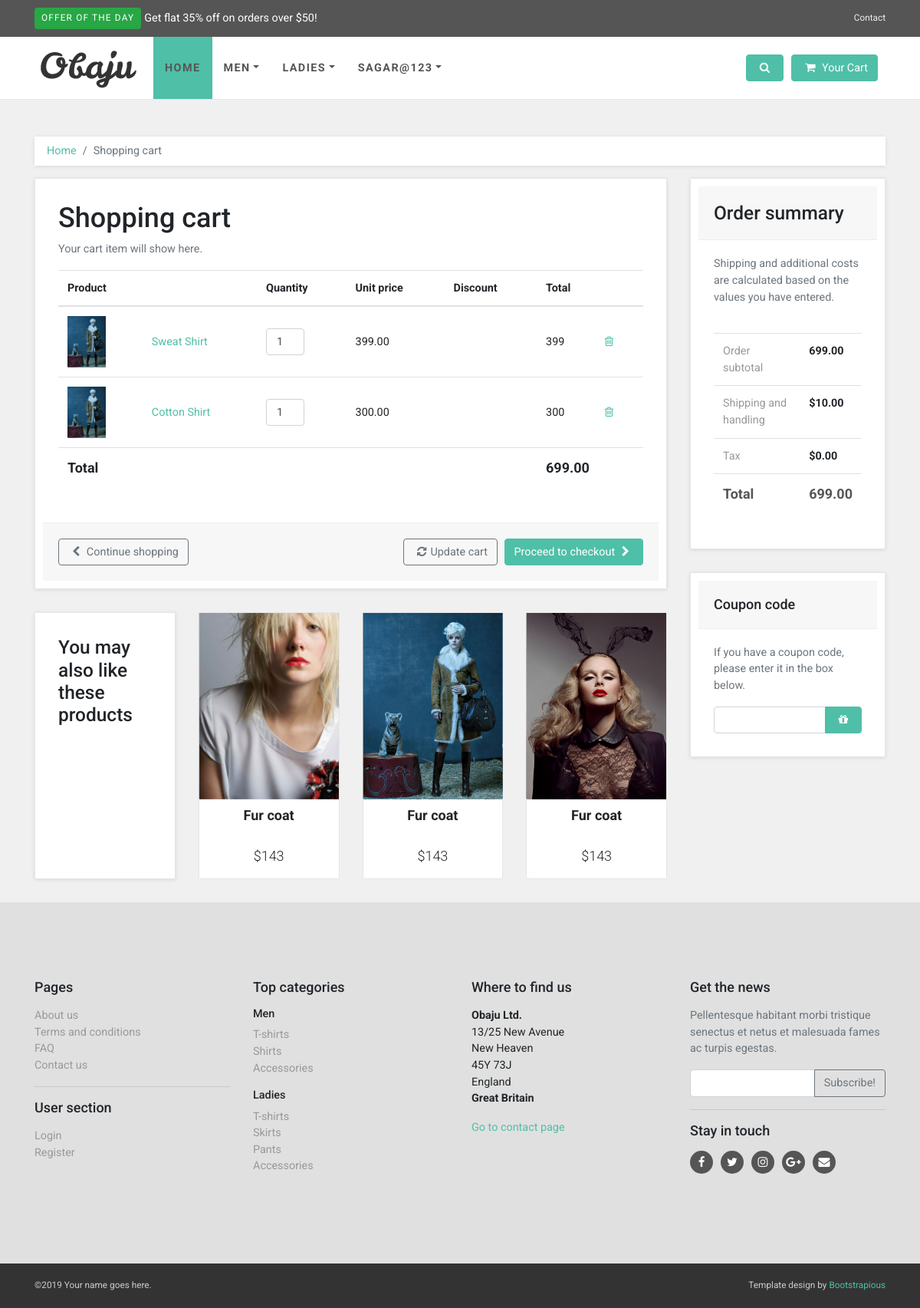
Page /cart/akash122 (signed in) on the committed database.
### account/models.py (models this page shows)
class User(AbstractUser):
    mobile = models.CharField(max_length=20, blank=True)
    user_type = models.CharField(max_length=10, choices=user_choices, blank=True)
    objects = UserManager()
    USERNAME_FIELD = 'username'
    def __str__(self) -> str:
        return self.username

### cart/models.py (models this page shows, shortened)
class CartItems(models.Model):
    user = models.ForeignKey(User, on_delete= models.CASCADE)
    product = models.ForeignKey(Product, on_delete= models.CASCADE)
    quantity = models.PositiveIntegerField()

### product/models.py (models this page shows, shortened)
class Product(models.Model):
    product_name = models.CharField(max_length=100)
    product_desc = models.TextField()
    category = models.ForeignKey(product_category, on_delete=models.SET_NULL, null=True)
    price = models.DecimalField(max_digits=10, decimal_places=2)
    user = models.ForeignKey(User, on_delete=models.CASCADE)
    stock_quantity = models.PositiveIntegerField()
    image1 = models.ImageField(upload_to = 'static/')
    image2 = models.ImageField(upload_to = 'static/')
    image3 = models.ImageField(upload_to = 'static/')
    image4 = models.ImageField(upload_to = 'static/', blank=True)
    image5 = models.ImageField(upload_to = 'static/', blank=True)

### cart/views.py (the view, shortened to what this page needs)
# urls.py: path('cart/<str:id>', views.cartlist),
@login_required
def cartlist(request,id):
    if request.method == 'GET':
        total = 0
        data = CartItems.objects.filter(user=User.objects.get(username=id))
        for x in data:
            total += x.product.price * x.quantity
        context = {
            'data' : data,
            'total' : total
        }
        return render(request, 'cart_template/basket.html', context)

### templates/cart_template/basket.html (shortened to what this page needs)
{% extends '../base.html' %}
{% load static %}
{% block content %}
    <div id="all">
      <div id="content">
        <div class="container">
          <div class="row">
            <div class="col-lg-12">
              <nav aria-label="breadcrumb">
                <ol class="breadcrumb">
                  <li class="breadcrumb-item"><a href="#">Home</a></li>
                  <li aria-current="page" class="breadcrumb-item active">Shopping cart</li>
                </ol>
              </nav>
            </div>
            <div id="basket" class="col-lg-9">
              <div class="box">
                <form method="post" action="">
                  <h1>Shopping cart</h1>
                  <p class="text-muted"> Your cart item will show here. </p>
                  <div class="table-responsive">
                    <table class="table">
                      <thead>
                        <tr>
                          <th colspan="2">Product</th>
                          <th>Quantity</th>
                          <th>Unit price</th>
                          <th>Discount</th>
                          <th colspan="2">Total</th>
                        </tr>
                      </thead>
                      <tbody>
                        {% for data in data %}
                        <tr>
                          <td><a href="#"><img src="../{{data.product.image1}}" alt=""></a></td>
                          <td><a href="#">{{data.product.product_name}}</a></td>
                          <td>
                            <input type="number" name="{{data.id}}" value="{{data.quantity}}" class="form-control">
                          </td>
                          <td>{{data.product.price}}</td>
                          <td>{{data.product.Discount}}</td>
                          <td>{% widthratio data.product.price 1 data.quantity %}</td>
                          <td><a href="/remove-cart/{{user}}/{{data.id}}"><i class="fa fa-trash-o"></i></a></td>
                        </tr>
                        {% endfor %}
                      </tbody>
                      <tfoot>
                        <tr>
                          <th colspan="5">Total</th>
                          <th colspan="2">{{total}}</th>
                        </tr>
                      </tfoot>
                    </table>
                  </div>
                  <div class="box-footer d-flex justify-content-between flex-column flex-lg-row">
                    <div class="left"><a href="category.html" class="btn btn-outline-secondary"><i class="fa fa-chevron-left"></i> Continue shopping</a></div>
                    <div class="right">
                      <button type="submit" class="btn btn-outline-secondary"><i class="fa fa-refresh"></i>Update cart</button>
                      <button class="btn btn-primary">Proceed to checkout <i class="fa fa-chevron-right"></i></button>
                    </div>
                  </div>
                </form>
              </div>
              <div class="row same-height-row">
                <div class="col-lg-3 col-md-6">
                  <div class="box same-height">
                    <h3>You may also like these products</h3>
                  </div>
                </div>
                <div class="col-md-3 col-sm-6">
                  <div class="product same-height">
                    <div class="flip-container">
                      <div class="flipper">
                        <div class="front"><a href="detail.html"><img src="img/product2.jpg" alt="" class="img-fluid"></a></div>
                        <div class="back"><a href="detail.html"><img src="img/product2_2.jpg" alt="" class="img-fluid"></a></div>
                      </div>
                    </div><a href="detail.html" class="invisible"><img src="img/product2.jpg" alt="" class="img-fluid"></a>
                    <div class="text">
                      <h3>Fur coat</h3>
                      <p class="price">$143</p>
                    </div>
                  </div>
                </div>
                <div class="col-md-3 col-sm-6">
                  <div class="product same-height">
                    <div class="flip-container">
                      <div class="flipper">
                        <div class="front"><a href="detail.html"><img src="img/product1.jpg" alt="" class="img-fluid"></a></div>
                        <div class="back"><a href="detail.html"><img src="img/product1_2.jpg" alt="" class="img-fluid"></a></div>
                      </div>
                    </div><a href="detail.html" class="invisible"><img src="img/product1.jpg" alt="" class="img-fluid"></a>
                    <div class="text">
                      <h3>Fur coat</h3>
                      <p class="price">$143</p>
                    </div>
                  </div>
                </div>
                <div class="col-md-3 col-sm-6">
                  <div class="product same-height">
                    <div class="flip-container">
                      <div class="flipper">
                        <div class="front"><a href="detail.html"><img src="img/product3.jpg" alt="" class="img-fluid"></a></div>
                        <div class="back"><a href="detail.html"><img src="img/product3_2.jpg" alt="" class="img-fluid"></a></div>
                      </div>
                    </div><a href="detail.html" class="invisible"><img src="img/product3.jpg" alt="" class="img-fluid"></a>
                    <div class="text">
                      <h3>Fur coat</h3>
                      <p class="price">$143</p>
                    </div>
                  </div>
                </div>
              </div>
            </div>
            <div class="col-lg-3">
              <div id="order-summary" class="box">
                <div class="box-header">
                  <h3 class="mb-0">Order summary</h3>
                </div>
                <p class="text-muted">Shipping and additional costs are calculated based on the values you have entered.</p>
                <div class="table-responsive">
                  <table class="table">
                    <tbody>
                      <tr>
                        <td>Order subtotal</td>
                        <th>{{total}}</th>
                      </tr>
                      <tr>
                        <td>Shipping and handling</td>
                        <th>$10.00</th>
                      </tr>
                      <tr>
                        <td>Tax</td>
                        <th>$0.00</th>
                      </tr>
                      <tr class="total">
                        <td>Total</td>
                        <th>{{total }}</th>
                      </tr>
                    </tbody>
                  </table>
                </div>
              </div>
              <div class="box">
                <div class="box-header">
                  <h4 class="mb-0">Coupon code</h4>
                </div>
                <p class="text-muted">If you have a coupon code, please enter it in the box below.</p>
                <form>
                  <div class="input-group">
                    <input type="text" class="form-control"><span class="input-group-append">
                      <button type="button" class="btn btn-primary"><i class="fa fa-gift"></i></button></span>
                  </div>
                </form>
              </div>
            </div>
          </div>
        </div>
      </div>
    </div>
{% endblock %}

### templates/base.html (shortened to what this page needs)
{% load static %}
<!DOCTYPE html>
<html>
<head>
  <link rel="stylesheet" href="{% static 'vendor/bootstrap/css/bootstrap.min.css' %}">
  <link rel="stylesheet" href="{% static 'vendor/font-awesome/css/font-awesome.min.css' %}">
  <link rel="stylesheet" href="{% static 'vendor/owl.carousel/assets/owl.carousel.css' %}">
  <link rel="stylesheet" href="{% static 'vendor/owl.carousel/assets/owl.theme.default.css' %}">
  <link rel="stylesheet" href="{% static 'css/style.default.css' %}" id="theme-stylesheet">
  <link rel="stylesheet" href="{% static 'css/custom.css' %}">
</head>
<body>
  <header class="header mb-5">
    <div id="top">
      <div class="container">
        <div class="row">
          <div class="col-lg-6 offer mb-3 mb-lg-0"><a href="#" class="btn btn-success btn-sm">Offer of the day</a><a
              href="#" class="ml-1">Get flat 35% off on orders over $50!</a></div>
          <div class="col-lg-6 text-center text-lg-right">
            <ul class="menu list-inline mb-0">
              <li class="list-inline-item"><a href="contact.html">Contact</a></li>
            </ul>
          </div>
        </div>
      </div>
    </div>
    <nav class="navbar navbar-expand-lg">
      <div class="container"><a href="index.html" class="navbar-brand home"><img src="{% static 'img/logo.png' %}"
            alt="Obaju logo" class="d-none d-md-inline-block"><img src="{% static 'img/logo-small.png' %}"
            alt="Obaju logo" class="d-inline-block d-md-none"><span class="sr-only">Obaju - go to homepage</span></a>
        <div id="navigation" class="collapse navbar-collapse">
          <ul class="navbar-nav mr-auto">
            <li class="nav-item"><a href="#" class="nav-link active">Home</a></li>
            <li class="nav-item dropdown menu-large"><a href="#" data-toggle="dropdown" data-hover="dropdown"
                data-delay="200" class="dropdown-toggle nav-link">Men<b class="caret"></b></a>
            </li>
            <li class="nav-item dropdown menu-large"><a href="#" data-toggle="dropdown" data-hover="dropdown"
                data-delay="200" class="dropdown-toggle nav-link">Ladies<b class="caret"></b></a>
            </li>
            <li class="nav-item dropdown menu-large"><a href="#" data-toggle="dropdown" data-hover="dropdown"
                data-delay="200" class="dropdown-toggle nav-link">{{user}}<b class="caret"></b></a>
            </li>
          </ul>
          <div class="navbar-buttons d-flex justify-content-end">
            <div id="search-not-mobile" class="navbar-collapse collapse"></div><a data-toggle="collapse" href="#search"
              class="btn navbar-btn btn-primary d-none d-lg-inline-block"><span class="sr-only">Toggle search</span><i
                class="fa fa-search"></i></a>
            {% if user.is_authenticated %}
            <div id="basket-overview" class="navbar-collapse collapse d-none d-lg-block"><a href="../cart/{{user}}"
                class="btn btn-primary navbar-btn"><i class="fa fa-shopping-cart"></i><span> Your Cart </span></a>
            </div>
            {% endif %}
          </div>
        </div>
      </div>
    </nav>
  </header>
  {% block content %}
  {% endblock %}
  <div id="footer">
    <div class="container">
      <div class="row">
        <div class="col-lg-3 col-md-6">
          <h4 class="mb-3">Pages</h4>
          <ul class="list-unstyled">
            <li><a href="text.html">About us</a></li>
            <li><a href="text.html">Terms and conditions</a></li>
            <li><a href="faq.html">FAQ</a></li>
            <li><a href="contact.html">Contact us</a></li>
          </ul>
          <hr>
          <h4 class="mb-3">User section</h4>
          <ul class="list-unstyled">
            <li><a href="#" data-toggle="modal" data-target="#login-modal">Login</a></li>
            <li><a href="/register">Register</a></li>
          </ul>
        </div>
        <div class="col-lg-3 col-md-6">
          <h4 class="mb-3">Top categories</h4>
          <h5>Men</h5>
          <ul class="list-unstyled">
            <li><a href="category.html">T-shirts</a></li>
            <li><a href="category.html">Shirts</a></li>
            <li><a href="category.html">Accessories</a></li>
          </ul>
          <h5>Ladies</h5>
          <ul class="list-unstyled">
            <li><a href="category.html">T-shirts</a></li>
            <li><a href="category.html">Skirts</a></li>
            <li><a href="category.html">Pants</a></li>
            <li><a href="category.html">Accessories</a></li>
          </ul>
        </div>
        <div class="col-lg-3 col-md-6">
          <h4 class="mb-3">Where to find us</h4>
          <p><strong>Obaju Ltd.</strong><br>13/25 New Avenue<br>New Heaven<br>45Y 73J<br>England<br><strong>Great
              Britain</strong></p><a href="contact.html">Go to contact page</a>
        </div>
        <div class="col-lg-3 col-md-6">
          <h4 class="mb-3">Get the news</h4>
          <p class="text-muted">Pellentesque habitant morbi tristique senectus et netus et malesuada fames ac turpis
            egestas.</p>
          <form>
            <div class="input-group">
              <input type="text" class="form-control"><span class="input-group-append">
                <button type="button" class="btn btn-outline-secondary">Subscribe!</button></span>
            </div>
          </form>
          <hr>
          <h4 class="mb-3">Stay in touch</h4>
          <p class="social"><a href="#" class="facebook external"><i class="fa fa-facebook"></i></a><a href="#"
              class="twitter external"><i class="fa fa-twitter"></i></a><a href="#" class="instagram external"><i
                class="fa fa-instagram"></i></a><a href="#" class="gplus external"><i
                class="fa fa-google-plus"></i></a><a href="#" class="email external"><i class="fa fa-envelope"></i></a>
          </p>
        </div>
      </div>
    </div>
  </div>
  <div id="copyright">
    <div class="container">
      <div class="row">
        <div class="col-lg-6 mb-2 mb-lg-0">
          <p class="text-center text-lg-left">©2019 Your name goes here.</p>
        </div>
        <div class="col-lg-6">
          <p class="text-center text-lg-right">Template design by <a href="https://bootstrapious.com/">Bootstrapious</a>
          </p>
        </div>
      </div>
    </div>
  </div>
</body>
</html>

### rows in the picture
User: username "SAGAR@123"
CartItems: product.image1 (picture), product.product_name "Sweat Shirt", quantity "1", product.price "399.00", product+quantity "399"
CartItems: product.image1 (picture), product.product_name "Cotton Shirt", quantity "1", product.price "300.00", product+quantity "300"

### other values in the picture
{{ total }} "699.00"
